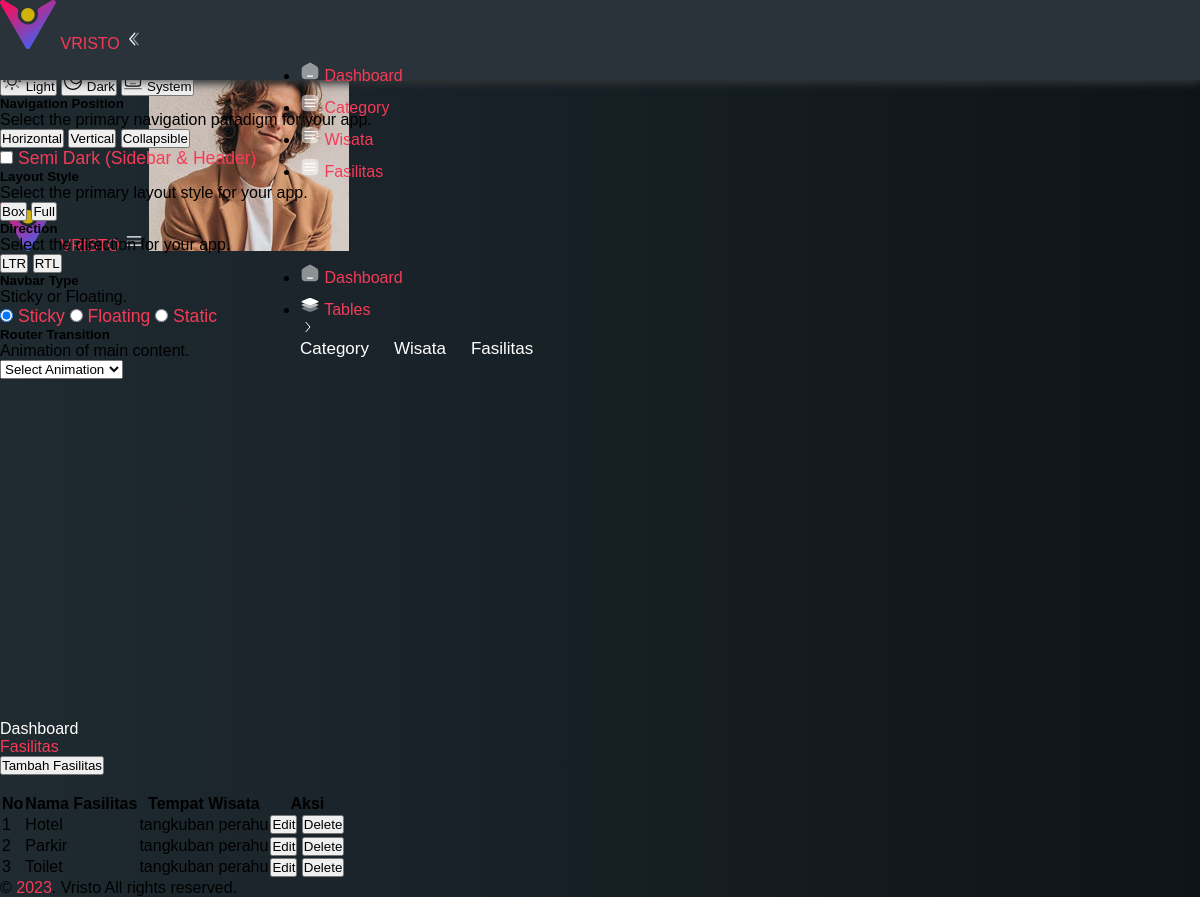
/admin/fasilitas.php, run on the app's committed database.
### tables this page shows
CREATE TABLE `fasilitas` (
  `id` int(11) NOT NULL,
  `nama_fasilitas` varchar(100) NOT NULL,
  `tempat_wisata_id` int(11) DEFAULT NULL
);

CREATE TABLE `tempat_wisata` (
  `id` int(11) NOT NULL,
  `nama_tempat` varchar(100) NOT NULL,
  `deskripsi` text DEFAULT NULL,
  `htm` int(11) DEFAULT NULL,
  `kategori_id` int(11) DEFAULT NULL,
  `image` varchar(255) NOT NULL
);

### admin/fasilitas.php (the view, shortened to what the rows shown need)
<?php
include "connection.php";
?>
<!DOCTYPE html>
<html lang="en">
<head>
    <link rel="stylesheet" type="text/css" media="screen" href="assets/css/perfect-scrollbar.min.css" />
    <link rel="stylesheet" href="assets/css/highlight.min.css" />
    <link rel="stylesheet" type="text/css" media="screen" href="assets/css/style.css" />
    <link defer rel="stylesheet" type="text/css" media="screen" href="assets/css/animate.css" />
</head>
<body x-data="main" class="relative overflow-x-hidden font-nunito text-sm font-normal antialiased" :class="[ $store.app.sidebar ? 'toggle-sidebar' : '', $store.app.theme, $store.app.menu, $store.app.layout,$store.app.rtlClass]">
    <div class="main-container min-h-screen text-black dark:text-white-dark" :class="[$store.app.navbar]">
        <div class="main-content">
            <div class="animate__animated p-6" :class="[$store.app.animation]">
                <div x-data="striped">
                    <div class="panel mt-3">
                        <table id="tableAll" class="table-striped table-hover table-bordered table-compact">
                            <thead>
                                <tr>
                                    <th>No</th>
                                    <th>Nama Fasilitas</th>
                                    <th>Tempat Wisata</th>
                                    <th>Aksi</th>
                                </tr>
                            </thead>
                            <tbody>
                                <?php
                                $datafasilitas = mysqli_query($conn, "SELECT f.*, t.nama_tempat FROM fasilitas f
                                JOIN tempat_wisata t ON f.tempat_wisata_id = t.id");
                                $i = 1;
                                while ($ambildata = mysqli_fetch_assoc($datafasilitas)) {
                                    $nama_fasilitas = $ambildata['nama_fasilitas'];
                                    $nama_tempat = $ambildata['nama_tempat'];
                                ?>
                                    <tr>
                                        <td><?= $i++; ?></td>
                                        <td><?= $nama_fasilitas; ?></td>
                                        <td><?= $nama_tempat; ?></td>
                                        <td class="flex flex-wrap gap-2">
                                            <button type="button" class="btn btn-warning btn-sm">Edit</button>
                                            <button type="button" class="btn btn-danger btn-sm">Delete</button>
                                        </td>
                                    </tr>
                                <?php
                                };
                                ?>
                            </tbody>
                        </table>
                    </div>
                </div>
            </div>
        </div>
    </div>
</body>
</html>

### data on the page
fasilitas: nama_fasilitas "Hotel", tempat_wisata.nama_tempat "tangkuban perahu"
fasilitas: nama_fasilitas "Parkir", tempat_wisata.nama_tempat "tangkuban perahu"
fasilitas: nama_fasilitas "Toilet", tempat_wisata.nama_tempat "tangkuban perahu"
